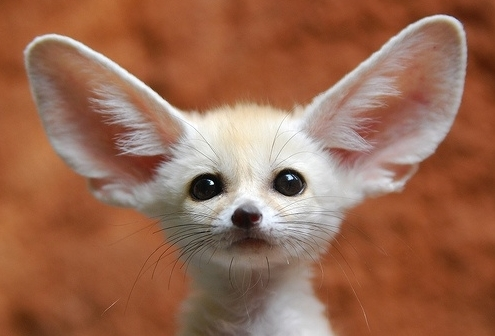
//> input picture Week3/Assignment2/input.jpg, 495 x 336 px
$ ./hist_matching_YUV   (built with g++ and OpenCV 4)
//> lines starting //> are read from the running program, lines starting //| are printed output that depends on the picture
#include "hist_func.h"
#include "plot.h"

void hist_eq(Mat& input, Mat& equalized, G* trans_func, float* CDF);
void inverse_func(G* trans_func, G* inversed_trans_func);
void combine_func(Mat& input, Mat& matched, G* trans_func, G* inversed_trans_func, G* trans_func_mt);


int main() {

	Mat input = imread("input.jpg", CV_LOAD_IMAGE_COLOR);
//> input is the input picture: 336 rows x 495 cols, CV_8UC3; mean B, G, R 81.4, 105.2, 153.6
	Mat reference = imread("reference.jpg", CV_LOAD_IMAGE_COLOR);
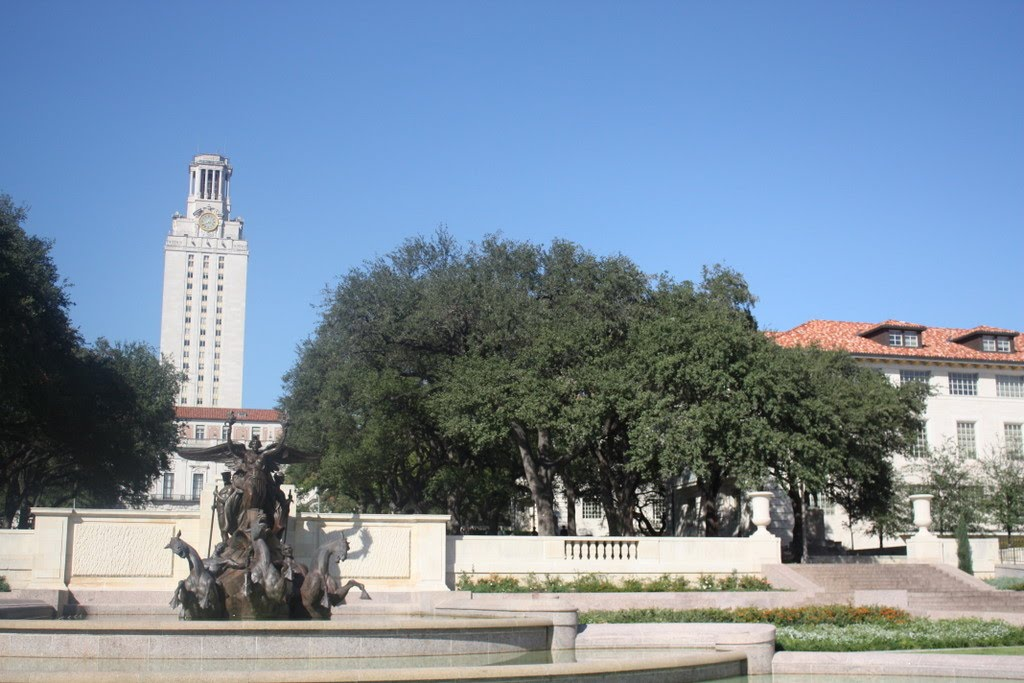
//> input picture Week3/Assignment2/reference.jpg, 1024 x 683 px
//> reference is the input picture: 683 rows x 1024 cols, CV_8UC3; mean B, G, R 159.1, 140, 121.8
	Mat input_equalized;
	Mat refer_equalized;
	Mat matched = input.clone();

	cvtColor(input, input_equalized, CV_RGB2YUV);	// RGB -> YUV
//> input_equalized: 336 rows x 495 cols, CV_8UC3; mean of channels 0, 1, 2 103.6, 152.5, 108.5
	cvtColor(reference, refer_equalized, CV_RGB2YUV);	// RGB -> YUV
//> refer_equalized: 683 rows x 1024 cols, CV_8UC3; mean of channels 0, 1, 2 143.6, 117.2, 141.5

	// split each channel(Y, U, V)
	Mat input_channels[3];
	split(input_equalized, input_channels);
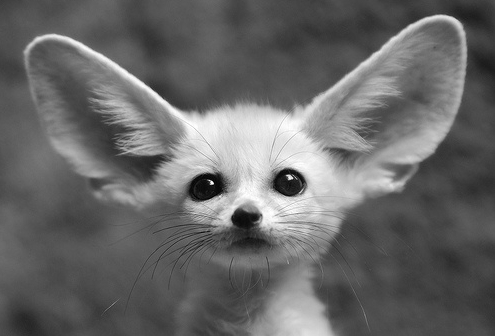
//> input_channels[0]: 336 rows x 495 cols, CV_8UC1; min 0, max 255, mean 103.6
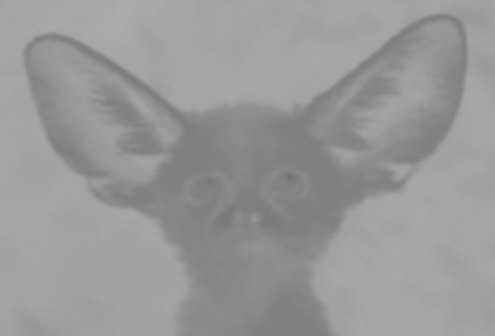
//> input_channels[1]: 336 rows x 495 cols, CV_8UC1; min 113, max 171, mean 152.5
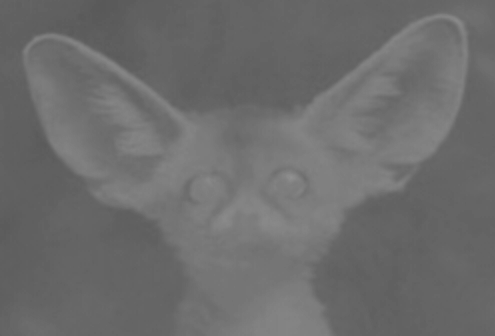
//> input_channels[2]: 336 rows x 495 cols, CV_8UC1; min 89, max 145, mean 108.5
	Mat input_Y = input_channels[0];						// U = channels[1], V = channels[2]

	// split each channel(Y, U, V)
	Mat refer_channels[3];
	split(refer_equalized, refer_channels);
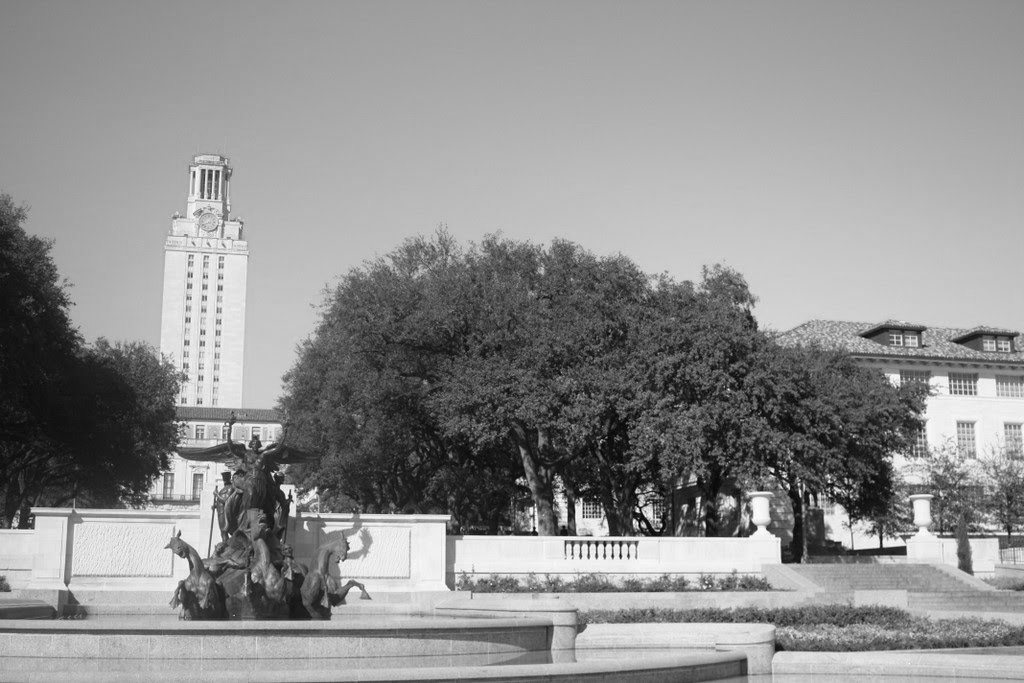
//> refer_channels[0]: 683 rows x 1024 cols, CV_8UC1; min 1, max 255, mean 143.6
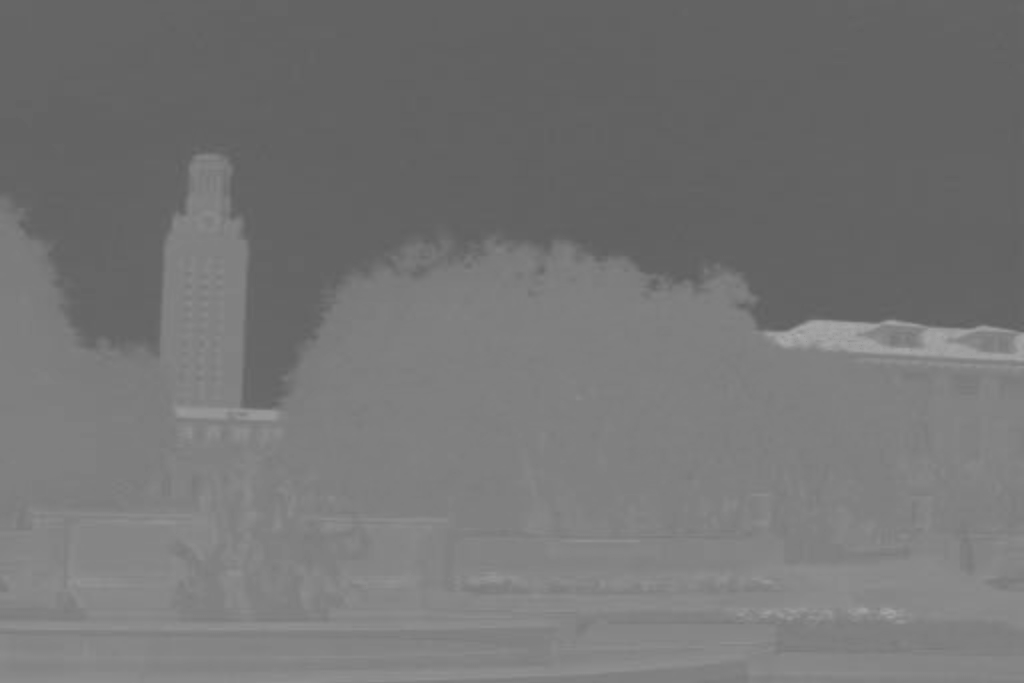
//> refer_channels[1]: 683 rows x 1024 cols, CV_8UC1; min 95, max 174, mean 117.2
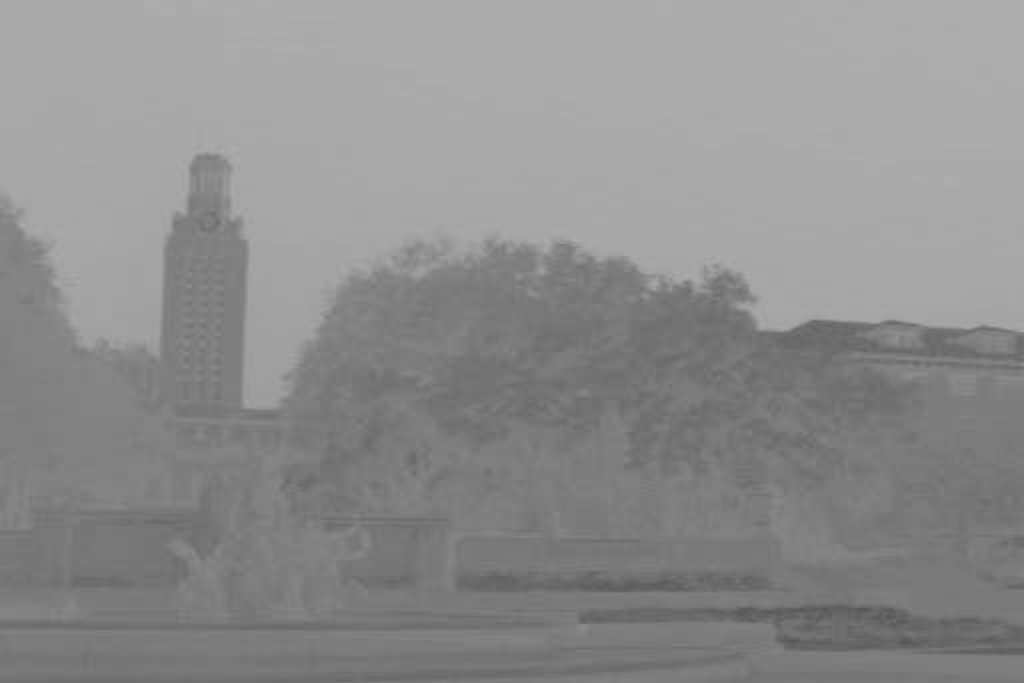
//> refer_channels[2]: 683 rows x 1024 cols, CV_8UC1; min 84, max 174, mean 141.5
	Mat refer_Y = refer_channels[0];						// U = channels[1], V = channels[2]


	// PDF or transfer function txt files
	FILE* f_PDF_RGB;
	FILE* f_matched_PDF_YUV;
	FILE* f_trans_func_mt_YUV;

//> (the run ends here: the program needs code that is not available in this run, at `float** input_PDF_RGB = cal_PDF_RGB(input);`)
